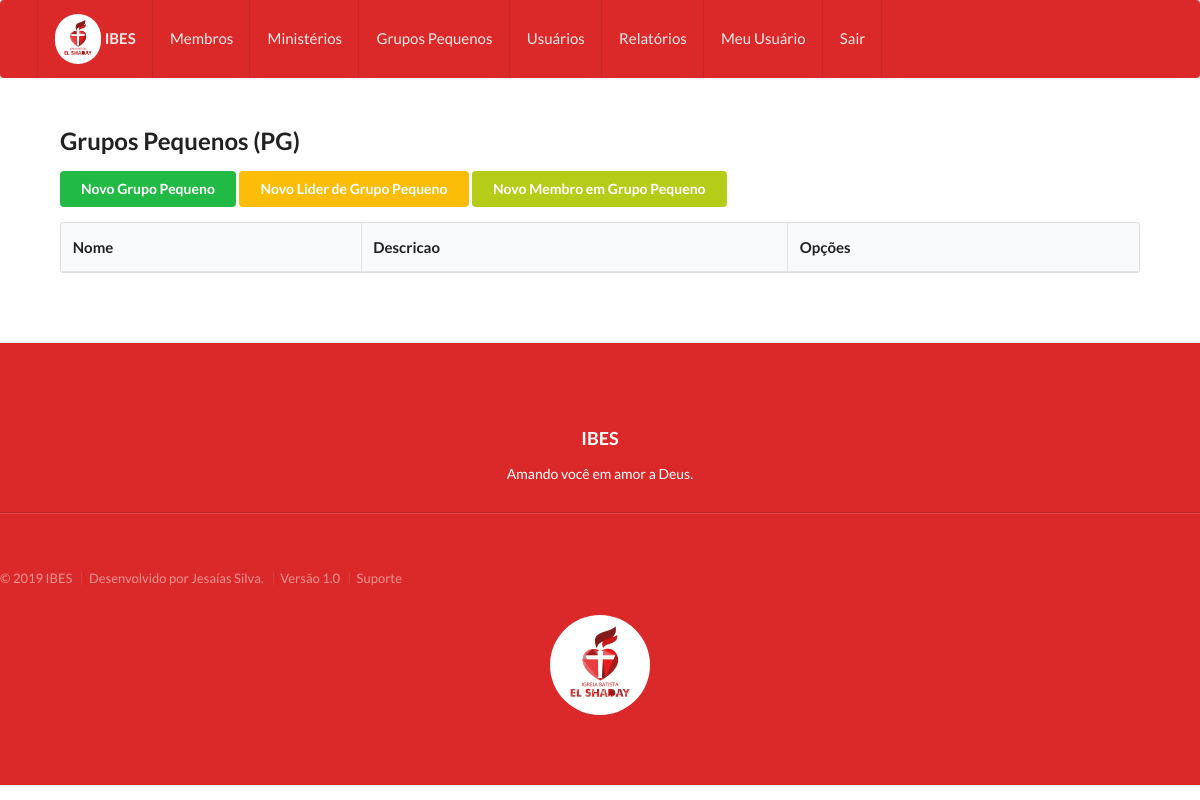
/grupos_pequenos/ (signed in), run on an earlier commit of the app's database.
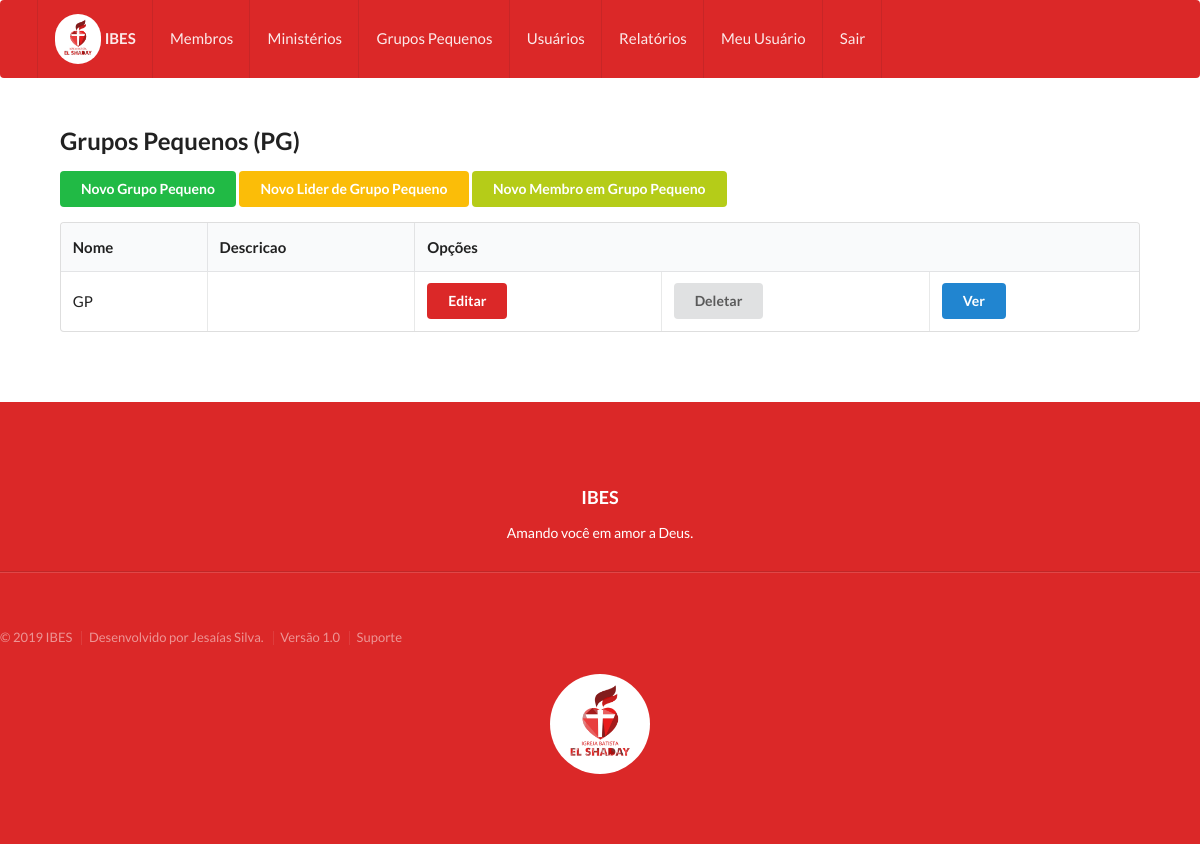
And on a later commit of the database.
### secretariaapp/models.py (models this page shows, shortened)
class Grupo_Pequeno(models.Model):
    nome = models.CharField(max_length=100,unique=True)
    descricao = models.TextField(blank=True)

### secretariaapp/views.py (the view)
# urls.py: url(r'^grupos_pequenos/$',login_required(grupo_pequeno),name='grupo_pequeno'),
def grupo_pequeno(request):
    if not request.user.perfil.gerenciar_Grupos_Pequenos:
        return redirect('/sempermissao')
    if forcar_user_atualizar_perfil(request) :
        return redirect('/meu_perfil/update/')
    grupos_pequenos = Grupo_Pequeno.objects.all().order_by('nome')
    return render(request,'grupos_pequenos.html',{'grupos_pequenos':grupos_pequenos})

### secretariaapp/views.py (called while the page is built)
def forcar_user_atualizar_perfil(request):
    usuario = request.user
    perfil = Perfil.objects.get(user=usuario)
    espaco = 0
    numero = 0
    if perfil.nome_completo is None or perfil.email is None :
        return True
    for caracter in perfil.nome_completo:
        if caracter in ' ':
            espaco = espaco + 1
        if caracter in '0123456789':
            numero = numero + 1
    if len(perfil.nome_completo) <10  or len(perfil.email) < 10 or espaco == 0 or numero > 0:
        return True
    return False

### secretariaapp/templates/grupos_pequenos.html
{% include 'cabecalho.html' %}
<div class="corpo_app">
<h2>Grupos Pequenos (PG)</h2>
<table class="ui celled table" >
  <thead>
    <tr>
      <th>Nome</th>
      <th>Descricao</th>
      <th colspan="4"> Opções</th>
    </tr>
  </thead>
<a href="{% url 'secretariaapp:grupo_pequenoNew'%}" class="ui button positive" > Novo Grupo Pequeno </a>
<a href="{% url 'secretariaapp:lider_grupo_pequenoNew'%}" class="ui button yellow" > Novo Lider de Grupo Pequeno </a>
<a href="{% url 'secretariaapp:membro_grupo_pequenoNew'%}" class="ui button olive" > Novo Membro em Grupo Pequeno </a>
  <tbody>
    {% for grupo_pequeno in grupos_pequenos  %}
      <tr>
        <td>{{  grupo_pequeno.nome }}</td>
        <td>{{  grupo_pequeno.descricao }}</td>
        <td> <a href="{% url 'secretariaapp:grupo_pequenoUpdate' grupo_pequeno.pk  %}" class="ui red button" > Editar </a> </td>
        <td> <a href="{% url 'secretariaapp:grupo_pequenoDelete' grupo_pequeno.pk  %}" class="ui button"  > Deletar </a> </td>
        <td> <a href="{% url 'secretariaapp:grupo_pequenoDetalhes' grupo_pequeno.pk  %}" class="ui blue button" > Ver </a> </td>
      </tr>
    {% endfor %}
  </tbody>
</table>
</div>
{% include 'rodape.html' %}

What changed in the data, as far as the page shows it:
added Grupo_Pequeno: nome "GP"
